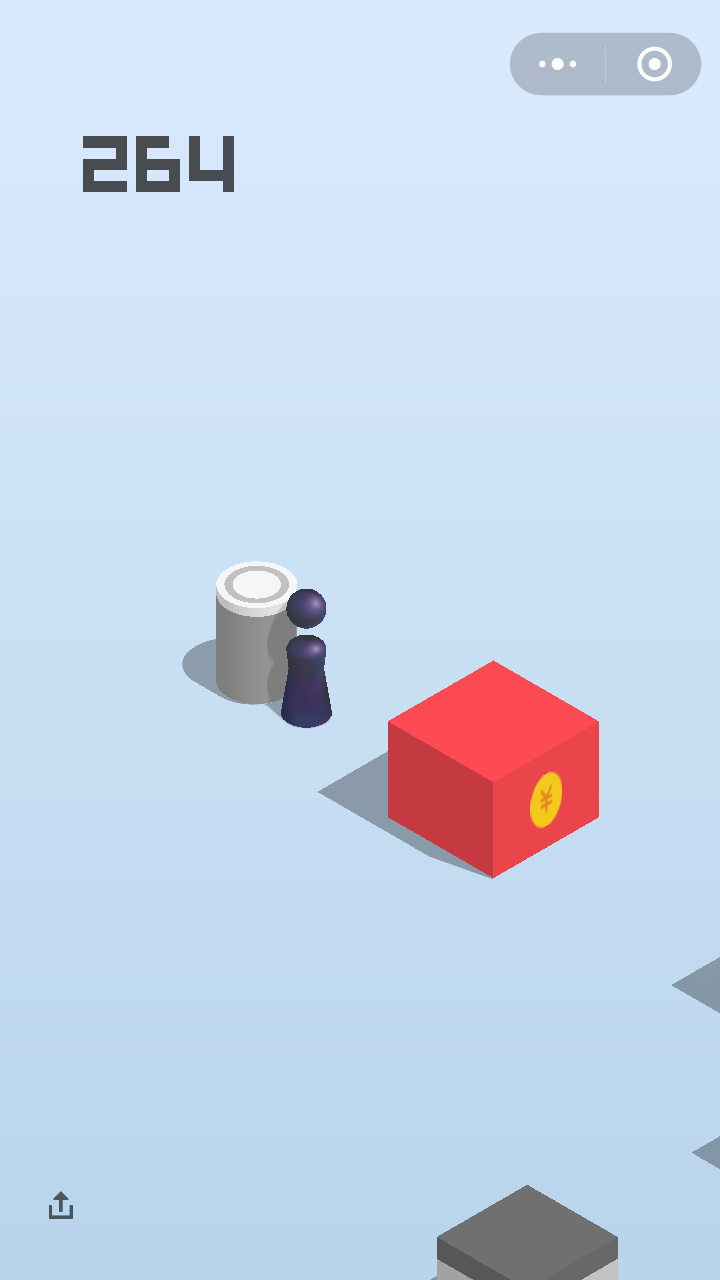
#> input picture autojump.png, 720 x 1280 px; the run also reads 1 picture not shown here
$ python jump.py   (Python 2 division)   (older library calls are emulated)
#> lines starting #> are read from the running program, lines starting #| are printed output that depends on the picture; long printed decimals are rounded
# -*- coding: UTF-8 -*-

import numpy as np
import cv2
from matplotlib import pyplot as plt
import math
import os
import time
# 斜45度投影宽高比
SCALE_XY = 3 ** 0.5

# calculate the size of image
def getImgSize(image):
    height, width, channels = image.shape
    return height, width


# find the pos of actor
def findActor(srcImage):
    template = cv2.imread('actor1.png', 1)
    w, h, channel = template.shape[::-1]
    # methods = ['cv2.TM_CCOEFF', 'cv2.TM_CCOEFF_NORMED', 'cv2.TM_CCORR',
    #            'cv2.TM_CCORR_NORMED', 'cv2.TM_SQDIFF', 'cv2.TM_SQDIFF_NORMED']
    #
    methods = ['cv2.TM_CCOEFF_NORMED']
    for meth in methods:
        img = srcImage.copy()
        method = eval(meth)
        # Apply template Matching
        res = cv2.matchTemplate(img, template, method)
        min_val, max_val, min_loc, max_loc = cv2.minMaxLoc(res)

        # If the method is TM_SQDIFF or TM_SQDIFF_NORMED, take minimum
        if method in [cv2.TM_SQDIFF, cv2.TM_SQDIFF_NORMED]:
            top_left = min_loc
        else:
            top_left = max_loc
        # 模板匹配有误差，偏左10个像素
        top_left = (top_left[0] + 8, top_left[1])

        bottom_right = (top_left[0] + w, top_left[1] + h)
        print "actor position ", top_left, bottom_right;
        cv2.rectangle(img, top_left, bottom_right, 255, 2)

        if(False):
            plt.subplot(121), plt.imshow(res, cmap='gray')
            plt.title('Matching Result'), plt.xticks([]), plt.yticks([])
            plt.subplot(122), plt.imshow(img, cmap='gray')
            plt.title('Detected Point'), plt.xticks([]), plt.yticks([])
            plt.suptitle(meth)
            plt.show()
    return top_left, bottom_right


# get the color of image's background
def getBackgroundColor(srcImage):
    img = srcImage.copy()
    global img_hsv
    img_hsv = cv2.cvtColor(img, cv2.COLOR_BGR2HSV)
    # 取图片中间左边的像素作为背景色
    return img_hsv[image_size[0]/4, 1]

# 计算下一个跳跃的目标点
# 如果actor在左边，则从actor原点处到到图片最右边做一条直线，
# 设交点为pos2，则再以pos2为起点，向actor方向读取像素，如果
# 读到和背景色不一样的点，则认为找到了下一个跳跃目标的物体。
def getNextPosition(img, actor_side):
    offset = 20
    delta = 5
    result = None
    pos1 = [(pos_actor[0][0] + pos_actor[1][0]) / 2, pos_actor[1][1]]
    if(actor_side == 'left'):
        result = find_right_border(img, pos1)
        # result = result[0] - 60, result[1]

    if(actor_side == 'right'):
        result = find_left_border(img, pos1)
        # result = result[0] + 60, result[1]
    return result

def isColorDifferent(val1, val2):
    # print "color delta ", abs(int(val1) - int(val2))
    if(abs(int(val1[0]) - int(val2[0])) > 10 or abs(int(val1[1]) - int(val2[1])) > 10 or abs(int(val1[2]) - int(val2[2])) > 10):
        return True
    else:
        return False

def pull_screenshot():
    os.system('adb shell screencap -p /sdcard/autojump.png')
    os.system('adb pull /sdcard/autojump.png .')

def jump(distance):
    press_time = distance * 3050
    press_time = int(press_time)
    cmd = 'adb shell input swipe 320 410 320 410 ' + str(press_time)
    print(cmd)
    os.system(cmd)

def find_right_border(img, begin_pos):
    result = None
    offsetY = 46
    image_right = image_size[1] - 1
    pos2 = [image_right, math.ceil(-(image_right - begin_pos[0] - 10) / SCALE_XY + begin_pos[1]) + offsetY]
    print "pos2 ", pos2
    for i in range(0, (image_right - begin_pos[0])):
        y = int(pos2[1] + i)
        x = int(math.floor(pos2[0] - SCALE_XY * i))
        pixel = img[y][x - 1]
        if (isColorDifferent(pixel, bg_hsv)):
            result = math.floor(pos2[0] - SCALE_XY * i), pos2[1] + i
            print result
            break
        pixel = img[y][x]
        if (isColorDifferent(pixel, bg_hsv)):
            result = math.ceil(pos2[0] - SCALE_XY * i), pos2[1] + i
            print result
            break
    return result

def find_left_border(img, begin_pos):
    result = None
    offset = 46
    image_left = 0
    pos2 = [image_left, math.ceil(-begin_pos[0] / SCALE_XY + begin_pos[1]) + offset]
    print "pos2 ", pos2
    for i in range(0, begin_pos[0]):
        pixel = img[int(pos2[1] + i)][int(math.floor(SCALE_XY * i))]
        if (isColorDifferent(pixel, bg_hsv)):
            result = int(math.floor(SCALE_XY * i)), pos2[1] + i
            print result
            break
        pixel = img[int(pos2[1] + i)][int(math.ceil(SCALE_XY * i))]
        if (isColorDifferent(pixel, bg_hsv)):
            result = int(math.ceil(SCALE_XY * i)), pos2[1] + i
            print result
            break
    return result

# 从内部寻找边界点
def find_border_from_inner(img, begin_pos, orientation):
    foot_length = image_size[0]/2
    result = None
    for i in range(0, foot_length, 1):
        if(orientation == 'left'):
            X = int(begin_pos[0] - i * SCALE_XY)
            Y = int(begin_pos[1] - i)
            if(not isColorDifferent(img[Y][X], bg_hsv)):
                result = [X, Y]
                break
        elif(orientation == 'right'):
            X = int(begin_pos[0] + i * SCALE_XY)
            Y = int(begin_pos[1] - i)
            if(not isColorDifferent(img[Y][X], bg_hsv)):
                result = [X, Y]
                break
    return result

image_size = None
bg_hsv = None
pos_actor = None
img_hsv = None
# Load an color image in grayscale
# img = cv2.imread('IMG_1629.PNG',0)
# print 'test'
# images = ['IMG_1629.PNG', 'IMG_1630.PNG', 'IMG_1634.PNG']
num = 0;
while(True):
    pull_screenshot()
    images = ['autojump.png']
    # images = ['fail3.png']
    for path in images:
        img = cv2.imread(path, 1)
#> img is the input picture: shape (1280, 720, 3); mean B, G, R 233, 213.4, 198.9
        # cv2.imshow('image', img)
        image_size = getImgSize(img)
#> image_size = (1280, 720)
        print "image size is ", image_size
#| image size is  (1280, 720)

        pos_actor = findActor(img)
#> the loop in findActor, `for meth in methods:` made 1 pass
#> (min_val, max_val, min_loc, max_loc, top_left, bottom_right) on pass 1: (-0.801, 0.856, (182, 177), (295, 654), (303, 654), (306, 668))
#| actor position  (303, 654) (306, 668)
#> pass 1, in findActor, `res = cv2.matchTemplate(img, template, method)`:
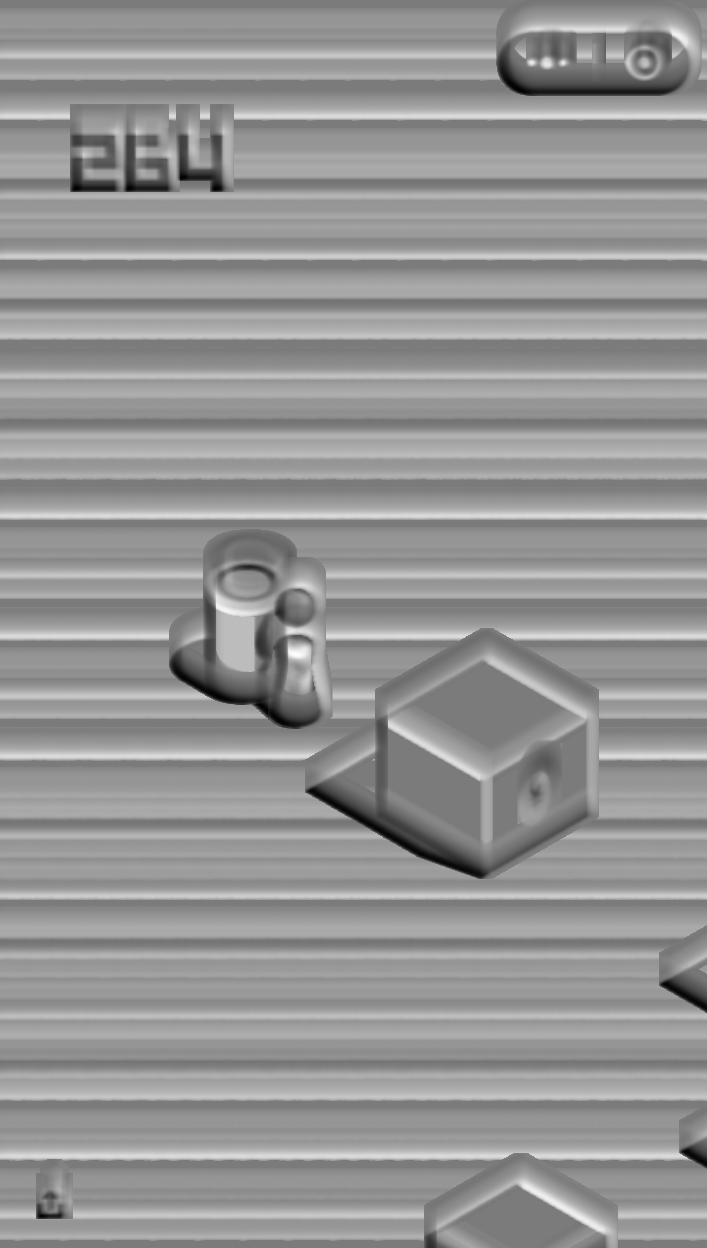
#> res: shape (1248, 707) float32; min -0.801, max 0.856, mean 0.17; drawn with min black and max white
#> pos_actor = ((303, 654), (306, 668))
        print pos_actor
#| ((303, 654), (306, 668))

        bg_hsv = getBackgroundColor(img);
#> in getBackgroundColor, `img_hsv = cv2.cvtColor(img, cv2.COLOR_BGR2HSV)`: img_hsv: shape (1280, 720, 3); mean H, S, V 104.6, 48.7, 238.7
#> bg_hsv = [105, 40, 249]
        print "bg color in hsv is ", bg_hsv
#| bg color in hsv is  [105  40 249]
        nextPos = None
        scale = None
        begin = None
        if(pos_actor[0][0] < image_size[1]/2):
            print "actor is in left side"
            begin = getNextPosition(img_hsv, 'left')
#> in getNextPosition, `pos1 = [(pos_actor[0][0] + pos_actor[1][0]) / 2, pos_actor[1][1]]`: pos1 = [304, 668]
#> in find_right_border, `image_right = image_size[1] - 1`: image_right = 719
#> in find_right_border, `pos2 = [image_right, math.ceil(-(image_right - begin_pos[0] - 10) / SC..`: pos2 = [719, 481]
#| pos2  [719, 481]
#> the loop in find_right_border, `for i in range(0, (image_right - begin_pos[0])):` made 225 passes
#> (x, result) on pass 225: (331, (331, 705))
#> x on passes 1 to 6: 719, 717, 715, 713, 712, 710
#| (331, 705)
#> in getNextPosition, `result = find_right_border(img, pos1)`: result = (331, 705)
#> begin = (331, 705)
            print "next begin ", begin
#| next begin  (331, 705)
            # 向左边探测中点
            for i in range(5, image_size[1]/2):
                x = int(begin[0] - i * SCALE_XY)
                y = begin[1] + i
                border = find_border_from_inner(img_hsv, [x, y], "left")
                print "sub ", x * 2 - begin[0] - border[0]
                if(math.fabs(x * 2 - begin[0] - border[0]) < 3):
                    nextPos = [x, y]
                    scale = (nextPos[0] - pos_actor[0][0]) / float(image_size[0]);
                    break;
#> this loop made 15 passes
#> (x, border, nextPos, scale) on pass 15: (298, [266, 706], [298, 724], -0.00391)
#> (x, border) on passes 1 to 6: (322, [202, 641]), (320, [200, 642]), (318, [198, 643]), (317, [197, 644]), (315, [195, 645]), (313, [193, 646])
#| sub  111
#| sub  109
#| sub  107
#| sub  106
#| sub  104
#| sub  102
#| sub  100
#| sub  99
#> (further printed lines are left out)
        else:
            print "actor is in right side"
            begin = getNextPosition(img_hsv, 'right')
            print "next begin ", begin
            # 向右边边探测中点
            for i in range(5, image_size[1]/2):
                x = int(begin[0] + i * SCALE_XY)
                y = begin[1] + i
                border = find_border_from_inner(img_hsv, [x, y], "right")
                print "sub ", x * 2 - begin[0] - border[0]
                if(math.fabs(x * 2 - begin[0] - border[0]) < 3):
                    nextPos = [x, y]
                    scale = (pos_actor[0][0] - nextPos[0]) / float(image_size[0])
                    break;
        print "scale ", scale
#| scale  -0.003906
        log = img.copy()

        cv2.rectangle(log, pos_actor[0], pos_actor[1], 255, 2)
        cv2.circle(log, (int(begin[0]), int(begin[1])), 5, 255, 2)
#> log: shape (1280, 720, 3); mean B, G, R 233, 213.4, 198.9
        cv2.circle(log, (int(nextPos[0]), int(nextPos[1])), 5, 255, 2)
#> log: shape (1280, 720, 3); mean B, G, R 233, 213.4, 198.8
        cv2.imwrite("logs/" + str(num) + ".png", log);

        jump(scale)
#> in jump, `press_time = distance * 3050`: press_time = -11.91
#> in jump, `press_time = int(press_time)`: press_time = -11
#| adb shell input swipe 320 410 320 410 -11
        if(False):
            cv2.rectangle(img, (int(nextPos[0]), int(nextPos[1])), (int(nextPos[0] + 5), int(nextPos[1] + 5)), 255, 2)
            plt.subplot(122), plt.imshow(img, cmap='gray')
            plt.title('Detected Point'), plt.xticks([]), plt.yticks([])
            plt.show()


        num += 1
        time.sleep(3)

cv2.waitKey(0)
cv2.destroyAllWindows()


# [44 lines of commented-out code are left out]
